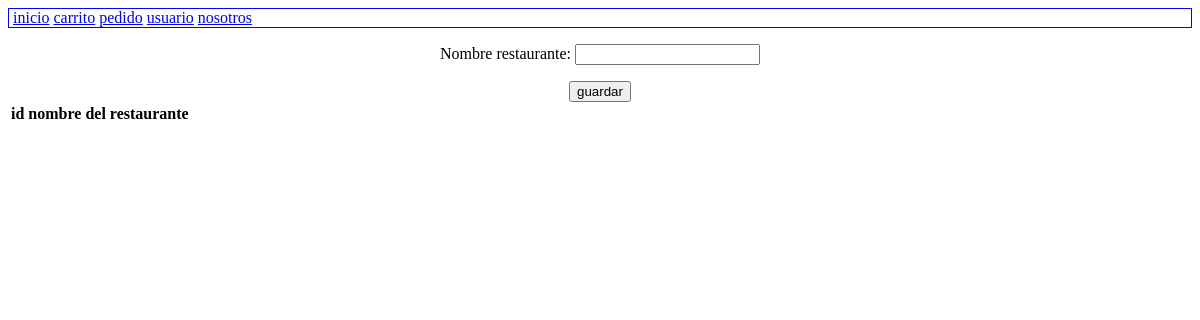
Page /registro_restaurante/ on the earlier database version.
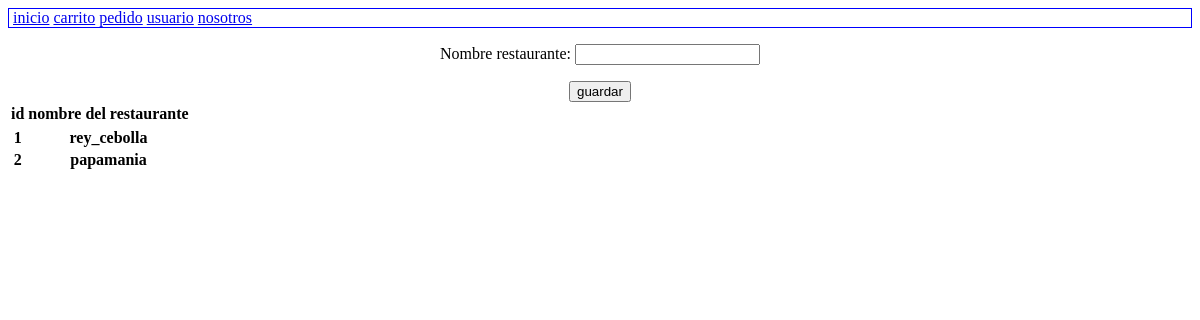
Same page on the later database version.
### main/models.py (models this page shows, shortened)
class restaurante(models.Model):
    nombre_restaurante = models.CharField(max_length=50, blank=False)

### main/views.py (the view)
# urls.py: path('registro_restaurante/', views.registro_restaurante, name="registro_restaurante"),
def registro_restaurante(request):
    re = restaurante.objects.all()
    if request.method == "POST":
        print(request.POST.get)
        r = registroRestaurante(request.POST)
        if r.is_valid():
            n = r.cleaned_data["nombre_restaurante"]
            res = restaurante(nombre_restaurante = n)
            res.save()
    else:
        r = registroRestaurante()
    return render(request, "registro_restaurante.html", {"r": r, "re": re})

### main/forms.py
class registroRestaurante(forms.Form):
    nombre_restaurante = forms.CharField(max_length=50, required=True)

### templates/main/registro_restaurante.html (shortened to what this page needs)
{% extends 'index.html' %}
{% block content %}
    <div style="text-align: center;">
        <form action="" method="post">
            {{r.as_p}}
            <button type="submit">guardar</button>
        </form>
        <table>
            <tr>
                <thead>
                    <th>
                        id
                    </th>
                    <th>
                        nombre del restaurante
                    </th>
                </thead>
                <tbody>
                    {% for i in re%}
                        <tr>
                            <th>
                                {{i.id}}
                            </th>
                            <th>
                                {{i.nombre_restaurante}}
                            </th>
                        </tr>
                    {% endfor %}
                </tbody>
            </tr>
        </table>
    </div>
{% endblock %}

Differences in the rows shown:
added restaurante: id "1", nombre_restaurante "rey_cebolla"
added restaurante: id "2", nombre_restaurante "papamania"
